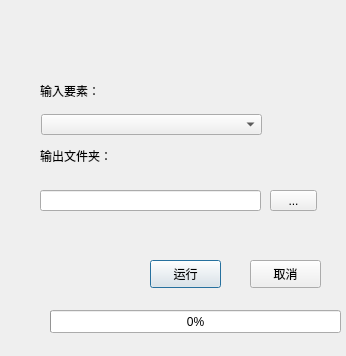
<?xml version="1.0" encoding="UTF-8"?>
<ui version="4.0">
 <class>featuresToShpWindowClass</class>
 <widget class="QDialog" name="featuresToShpWindowClass">
  <property name="geometry">
   <rect>
    <x>0</x>
    <y>0</y>
    <width>346</width>
    <height>356</height>
   </rect>
  </property>
  <property name="minimumSize">
   <size>
    <width>346</width>
    <height>356</height>
   </size>
  </property>
  <property name="maximumSize">
   <size>
    <width>346</width>
    <height>356</height>
   </size>
  </property>
  <property name="windowTitle">
   <string>要素转shapefile</string>
  </property>
  <widget class="QComboBox" name="comboBox">
   <property name="geometry">
    <rect>
     <x>41</x>
     <y>114</y>
     <width>221</width>
     <height>21</height>
    </rect>
   </property>
  </widget>
  <widget class="QLabel" name="label">
   <property name="geometry">
    <rect>
     <x>40</x>
     <y>70</y>
     <width>101</width>
     <height>41</height>
    </rect>
   </property>
   <property name="styleSheet">
    <string notr="true">font: 12pt &quot;黑体&quot;;</string>
   </property>
   <property name="text">
    <string>输入要素：</string>
   </property>
  </widget>
  <widget class="QLabel" name="label_2">
   <property name="geometry">
    <rect>
     <x>40</x>
     <y>140</y>
     <width>151</width>
     <height>31</height>
    </rect>
   </property>
   <property name="styleSheet">
    <string notr="true">font: 12pt &quot;黑体&quot;;</string>
   </property>
   <property name="text">
    <string>输出文件夹：</string>
   </property>
  </widget>
  <widget class="QLineEdit" name="lineEdit">
   <property name="geometry">
    <rect>
     <x>40</x>
     <y>190</y>
     <width>221</width>
     <height>21</height>
    </rect>
   </property>
  </widget>
  <widget class="QToolButton" name="toolButton">
   <property name="geometry">
    <rect>
     <x>270</x>
     <y>190</y>
     <width>47</width>
     <height>21</height>
    </rect>
   </property>
   <property name="text">
    <string>...</string>
   </property>
  </widget>
  <widget class="QPushButton" name="savepushButton">
   <property name="geometry">
    <rect>
     <x>150</x>
     <y>260</y>
     <width>71</width>
     <height>28</height>
    </rect>
   </property>
   <property name="text">
    <string>运行</string>
   </property>
  </widget>
  <widget class="QPushButton" name="cancelpushButton">
   <property name="geometry">
    <rect>
     <x>250</x>
     <y>260</y>
     <width>71</width>
     <height>28</height>
    </rect>
   </property>
   <property name="text">
    <string>取消</string>
   </property>
  </widget>
  <widget class="QProgressBar" name="progressBar">
   <property name="geometry">
    <rect>
     <x>50</x>
     <y>310</y>
     <width>291</width>
     <height>23</height>
    </rect>
   </property>
   <property name="value">
    <number>0</number>
   </property>
  </widget>
 </widget>
 <layoutdefault spacing="6" margin="11"/>
 <resources/>
 <connections/>
</ui>
